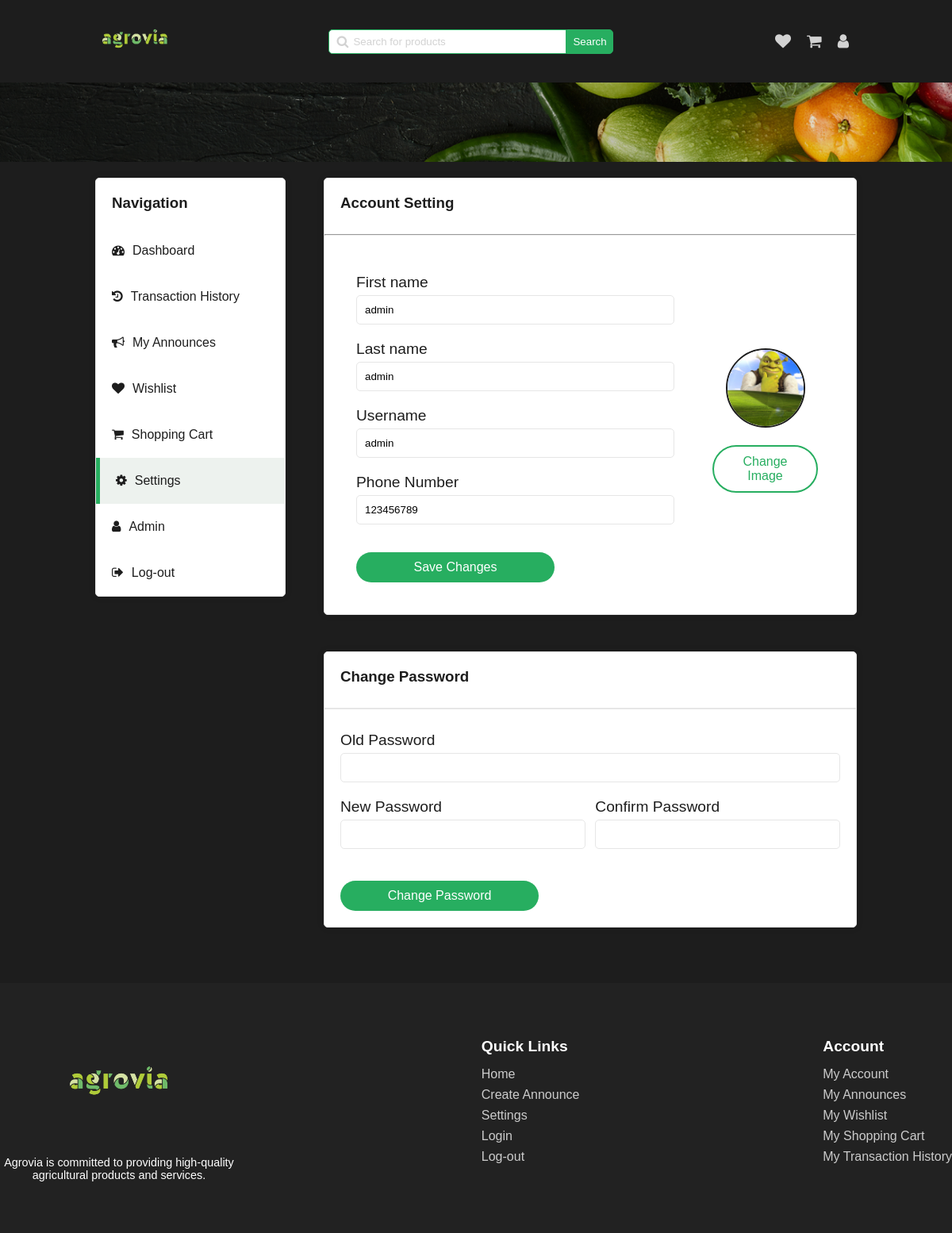
The app's page /pages/settings.php (signed in) with its own data.
### tables this page shows
CREATE TABLE User (
  id INTEGER PRIMARY KEY,
  firstname TEXT,
  lastname TEXT,
  email TEXT,
  username TEXT,
  icon TEXT,
  phone_number TEXT,
  password TEXT,
  is_admin INTEGER
);

### php/user.php (called while the page is built, shortened)
<?php
require '../php/pdo.php';
function get_user_by_id($id_user)
{
    global $pdo;
    try {
        $query = "SELECT * FROM User WHERE id = :id_user";
        $stmt = $pdo->prepare($query);
        $stmt->bindParam(':id_user', $id_user);
        $stmt->execute();
        $user = $stmt->fetch(PDO::FETCH_ASSOC);
        return $user;
    } catch (PDOException $e) {
        echo $e->getMessage();
    }
}

### pages/settings.php (the view, shortened to what this page needs)
<!DOCTYPE html>
<html lang="en">
<head>
    <link rel="stylesheet" href="../styles/dashboard.css" onload="load_theme()">
    <link rel="stylesheet" href="../styles/main-header.css">
    <link rel="stylesheet" href="../styles/settings.css">
    <link rel="stylesheet" href="../styles/alert.css">
    <link rel="stylesheet" href="../styles/footer.css">
    <link rel="stylesheet" href="https://cdnjs.cloudflare.com/ajax/libs/font-awesome/4.7.0/css/font-awesome.min.css">
</head>
<body>
    <header>
        <a href="../pages/home.php"><img id="logo" src="../assets/logo/agrovia-green.png" alt="logo"></a>
        <div class="search-bar">
            <span>
                <i class="fa fa-search"></i>
                <input type="text" name="search" id="search" placeholder="Search for products"
                    onkeydown="if(event.keyCode === 13) search()">
            </span>
            <button onclick="search()">Search</button>
        </div>
        <div class="user">
            <a href="../pages/wishlist.php">
                <i class="fa fa-heart"></i>
            </a>
            <a href="../pages/shopping-cart.php">
                <i class="fa fa-shopping-cart"></i>
            </a>
            <a href="../pages/dashboard.php">
                <i class="fa fa-user"></i>
            </a>
        </div>
    </header>
    <div class="separator-background"></div>
    <?php
    require "../php/user.php";
    $user = get_user_by_id($_SESSION['user_id']);
    ?>
    <div class="main-container">
        <section class="navigation">
            <h3>Navigation</h3>
            <a href="../pages/dashboard.php">
                <i class="fa fa-tachometer" aria-hidden="true"></i>
                <span>Dashboard</span>
            </a>
            <a href="../pages/transaction-history.php">
                <i class="fa fa-history"></i>
                <span>Transaction History</span>
            </a>
            <a href="../pages/my-announces.php">
                <i class="fa fa-bullhorn"></i>
                <span>My Announces</span>
            </a>
            <a href="../pages/wishlist.php">
                <i class="fa fa-heart"></i>
                <span>Wishlist</span>
            </a>
            <a href="../pages/shopping-cart.php">
                <i class="fa fa-shopping-cart"></i>
                <span>Shopping Cart</span>
            </a>
            <a href="../pages/settings.php" class="active">
                <i class="fa fa-gear"></i>
                <span>Settings</span>
            </a>
            <?php
            if ($user['is_admin']) {
                echo '<a href="../pages/admin.php"><i class="fa fa-user"></i><span>Admin</span></a>';
            }
            ?>
            <a href="../php/log-out.php">
                <i class="fa fa-sign-out"></i>
                Log-out
            </a>
        </section>
        <section class="tab-content user-section">
            <div class="content">
                <h3>Account Setting</h3>
                <hr>
                <div class="user-details">
                    <div class="setting">
                        <form id="user-infos-form" action="../php/update-user-infos.php" method="POST"
                            enctype="multipart/form-data">
                            <div class="input-infos">
                                <label for="firstname">First name</label>
                                <input type="text" name="firstname" id="firstname"
                                    value="<?php echo $user['firstname']; ?>" required>
                            </div>
                            <div class="input-infos">
                                <label for="lastname">Last name</label>
                                <input type="text" name="lastname" id="lastname"
                                    value="<?php echo $user['lastname']; ?>" required>
                            </div>
                            <div class="input-infos">
                                <label for="username">Username</label>
                                <input type="text" name="username" id="username"
                                    value="<?php echo $user['username']; ?>" required>
                            </div>
                            <div class="input-infos">
                                <label for="phonenumber">Phone Number</label>
                                <input type="text" name="phonenumber" id="phonenumber"
                                    value="<?php echo $user['phone_number']; ?>" required>
                            </div>
                            <button type="submit">Save Changes</button>
                        </form>
                    </div>
                    <div class="user-image">
                        <img id="user-image" src="<?php echo $user['icon']; ?>" alt="user-image">
                        <button onclick="document.getElementById('file-input').click()">Change Image</button>
                    </div>
                </div>
            </div>
            <div class="change-password">
                <h3>Change Password</h3>
                <hr>
                <form id="password-form" action="../php/update-user-password.php" method="POST">
                    <div class="input-infos">
                        <label for="old-password">Old Password</label>
                        <input type="password" name="old-password" id="old-password" required>
                    </div>
                    <div class="group">
                        <div class="input-infos">
                            <label for="new-password">New Password</label>
                            <input type="password" name="new-password" id="new-password" required>
                        </div>
                        <div class="input-infos">
                            <label for="confirm-password">Confirm Password</label>
                            <input type="password" name="confirm-password" id="confirm-password" required>
                        </div>
                    </div>
                    <button type="submit">Change Password</button>
                </form>
            </div>
        </section>
    </div>
    <div class="footer">
        <div class="footer-content">
            <div class="footer-logo">
                <a href="../pages/home.php"><img src="../assets/logo/agrovia-green.png" alt="Agrovia logo"></a>
                <p>Agrovia is committed to providing high-quality agricultural products and services.</p>
            </div>
            <div class="footer-section">
                <h3>Quick Links</h3>
                <a href="../pages/home.php">Home</a>
                <a href="../pages/create-announce.php">Create Announce</a>
                <a href="../pages/settings.php">Settings</a>
                <a href="../pages/login.php">Login</a>
                <a href="../php/log-out.php">Log-out</a>
            </div>
            <div class="footer-section">
                <h3>Account</h3>
                <a href="../pages/dashboard.php">My Account</a>
                <a href="../pages/my-announces.php">My Announces</a>
                <a href="../pages/wishlist.php">My Wishlist</a>
                <a href="../pages/shopping-cart.php">My Shopping Cart</a>
                <a href="../pages/transaction-history.php">My Transaction History</a>
            </div>
        </div>
    </div>
</body>
</html>

### styles/dashboard.css (style rules this page uses)
.main-container { margin-top: 120px; display: flex; justify-content: space-between; color: var(--dark); }
.main-container .navigation { display: flex; justify-content: flex-start; flex-direction: column; background-color: var(--white); width: 25%; border-radius: 5px; height: max-content; box-shadow: 0 0 10px rgba(0, 0, 0, 0.1); border: 1px solid var(--light-stroke); }
.main-container .navigation h3 { padding: 20px; margin: 0; color: var(--dark); }
.main-container .navigation a { padding: 20px; display: flex; justify-content: flex-start; text-decoration: none; color: var(--dark); }
.main-container .navigation a.active { background-color: var(--light-hover-green); border-left: 5px solid var(--secondary); }
.main-container .navigation a i { margin-right: 10px; }

### styles/main-header.css (style rules this page uses)
header { display: flex; justify-content: space-between; align-items: center; }
header a img { width: 100px; }
header .search-bar { display: flex; align-items: center; }
header .search-bar span { display: flex; align-items: center; position: relative; }
header .search-bar span i { position: absolute; left: 10px; color: var(--text); }
header .search-bar span input { padding: 7px; border: 1px solid var(--secondary); border-radius: 5px 0 0 5px; padding-left: 30px; min-width: 300px; }
header .search-bar span input::placeholder { color: var(--text); position: absolute; left: 30px; }
header .search-bar button { padding: 7px; border-radius: 0 5px 5px 0; background-color: var(--secondary); color: var(--white); border: 1px solid var(--secondary); cursor: pointer; }
header .user { display: flex; align-items: center; }
header .user a { text-decoration: none; padding: 10px; }
header .user a i { font-size: 20px; color: var(--text); }
.separator-background { background-image: url("../assets/backgrounds/separator-background.png"); background-size: cover; background-position: center; background-repeat: no-repeat; width: 100%; height: 100px; position: absolute; left: 0; }

### styles/settings.css (style rules this page uses)
.tab-content { background-color: transparent; width: 70%; padding: 0; color: var(--dark); }
.tab-content .content { border-radius: 5px; border: none; width: 100%; border-collapse: collapse; background-color: var(--white); box-shadow: 0 0 10px rgba(0, 0, 0, 0.1); border: 1px solid var(--light-stroke); }
.tab-content .content h3 { padding: 20px; margin: 0; }
.tab-content .content .user-details { display: flex; justify-content: space-between; padding: 20px; }
.tab-content .content .user-details .setting { padding: 20px; width: 70%; }
.input-infos { display: flex; flex-direction: column; margin-bottom: 20px; }
.input-infos label { font-size: 1.2rem; margin-bottom: 5px; }
.input-infos input { padding: 10px; border-radius: 5px; border: 1px solid var(--light-stroke); }
.setting button { padding: 10px 20px; font-size: 1rem; background-color: var(--secondary); color: white; border: none; border-radius: 50px; cursor: pointer; transition: background-color 0.3s ease; width: 250px; margin-top: 15px; }
.user-image { display: flex; flex-direction: column; justify-content: center; align-items: center; margin-bottom: 20px; width: 30%; }
.user-image img { width: 100px; height: 100px; border-radius: 50%; object-fit: cover; margin-bottom: 22px; border: 2px solid var(--dark); }
.user-image button { padding: 10px 20px; font-size: 1rem; background-color: transparent; color: white; border: none; border-radius: 50px; cursor: pointer; transition: background-color 0.3s ease; width: 70%; border: 2px solid var(--secondary); color: var(--secondary); }
.change-password { margin-top: 46px; display: flex; flex-direction: column; margin-bottom: 20px; background-color: var(--white); border-radius: 5px; box-shadow: 0 0 10px rgba(0, 0, 0, 0.1); border: 1px solid var(--light-stroke); }
.change-password h3 { padding: 20px; margin: 0; }
.change-password hr { border: 1px solid var(--light-stroke); width: 100%; }
.change-password form { display: flex; flex-direction: column; padding: 20px; }
.change-password form .group { display: flex; margin-bottom: 20px; width: 100%; justify-content: space-between; align-items: center; }
.change-password form .group .input-infos { width: 49%; }
.change-password form button { padding: 10px 20px; font-size: 1rem; background-color: var(--secondary); color: white; border: none; border-radius: 50px; cursor: pointer; transition: background-color 0.3s ease; width: 250px; }

### records on screen
user: firstname "admin", lastname "admin", username "admin", phonenumber "123456789", icon (picture)
